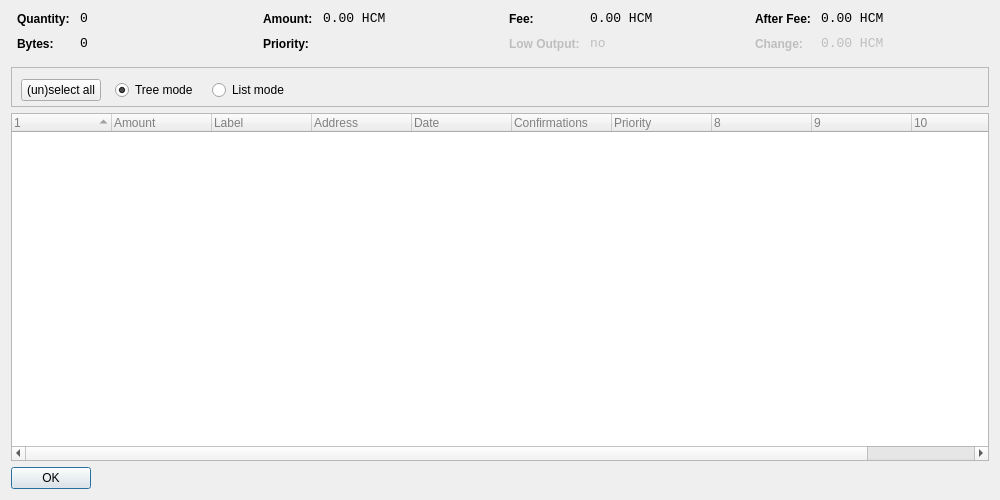
<?xml version="1.0" encoding="UTF-8"?>
<ui version="4.0">
 <class>CoinControlDialog</class>
 <widget class="QDialog" name="CoinControlDialog">
  <property name="geometry">
   <rect>
    <x>0</x>
    <y>0</y>
    <width>1000</width>
    <height>500</height>
   </rect>
  </property>
  <property name="windowTitle">
   <string>Coin Control</string>
  </property>
  <layout class="QVBoxLayout" name="verticalLayout">
   <item>
    <layout class="QHBoxLayout" name="horizontalLayoutTop" stretch="0,0,0,0">
     <property name="topMargin">
      <number>0</number>
     </property>
     <property name="bottomMargin">
      <number>10</number>
     </property>
     <item>
      <layout class="QFormLayout" name="formLayoutCoinControl1">
       <property name="horizontalSpacing">
        <number>10</number>
       </property>
       <property name="verticalSpacing">
        <number>10</number>
       </property>
       <property name="leftMargin">
        <number>6</number>
       </property>
       <property name="rightMargin">
        <number>6</number>
       </property>
       <item row="0" column="0">
        <widget class="QLabel" name="labelCoinControlQuantityText">
         <property name="styleSheet">
          <string notr="true">font-weight:bold;</string>
         </property>
         <property name="text">
          <string>Quantity:</string>
         </property>
        </widget>
       </item>
       <item row="0" column="1">
        <widget class="QLabel" name="labelCoinControlQuantity">
         <property name="font">
          <font>
           <family>Monospace</family>
           <pointsize>10</pointsize>
          </font>
         </property>
         <property name="cursor">
          <cursorShape>IBeamCursor</cursorShape>
         </property>
         <property name="contextMenuPolicy">
          <enum>Qt::ActionsContextMenu</enum>
         </property>
         <property name="text">
          <string notr="true">0</string>
         </property>
         <property name="textInteractionFlags">
          <set>Qt::LinksAccessibleByMouse|Qt::TextSelectableByKeyboard|Qt::TextSelectableByMouse</set>
         </property>
        </widget>
       </item>
       <item row="1" column="0">
        <widget class="QLabel" name="labelCoinControlBytesText">
         <property name="styleSheet">
          <string notr="true">font-weight:bold;</string>
         </property>
         <property name="text">
          <string>Bytes:</string>
         </property>
        </widget>
       </item>
       <item row="1" column="1">
        <widget class="QLabel" name="labelCoinControlBytes">
         <property name="font">
          <font>
           <family>Monospace</family>
           <pointsize>10</pointsize>
          </font>
         </property>
         <property name="cursor">
          <cursorShape>IBeamCursor</cursorShape>
         </property>
         <property name="contextMenuPolicy">
          <enum>Qt::ActionsContextMenu</enum>
         </property>
         <property name="text">
          <string notr="true">0</string>
         </property>
         <property name="textInteractionFlags">
          <set>Qt::LinksAccessibleByMouse|Qt::TextSelectableByKeyboard|Qt::TextSelectableByMouse</set>
         </property>
        </widget>
       </item>
      </layout>
     </item>
     <item>
      <layout class="QFormLayout" name="formLayoutCoinControl2">
       <property name="horizontalSpacing">
        <number>10</number>
       </property>
       <property name="verticalSpacing">
        <number>10</number>
       </property>
       <property name="leftMargin">
        <number>6</number>
       </property>
       <property name="rightMargin">
        <number>6</number>
       </property>
       <item row="0" column="0">
        <widget class="QLabel" name="labelCoinControlAmountText">
         <property name="styleSheet">
          <string notr="true">font-weight:bold;</string>
         </property>
         <property name="text">
          <string>Amount:</string>
         </property>
        </widget>
       </item>
       <item row="0" column="1">
        <widget class="QLabel" name="labelCoinControlAmount">
         <property name="font">
          <font>
           <family>Monospace</family>
           <pointsize>10</pointsize>
          </font>
         </property>
         <property name="cursor">
          <cursorShape>IBeamCursor</cursorShape>
         </property>
         <property name="contextMenuPolicy">
          <enum>Qt::ActionsContextMenu</enum>
         </property>
         <property name="text">
          <string notr="true">0.00 HCM</string>
         </property>
         <property name="textInteractionFlags">
          <set>Qt::LinksAccessibleByMouse|Qt::TextSelectableByKeyboard|Qt::TextSelectableByMouse</set>
         </property>
        </widget>
       </item>
       <item row="1" column="0">
        <widget class="QLabel" name="labelCoinControlPriorityText">
         <property name="styleSheet">
          <string notr="true">font-weight:bold;</string>
         </property>
         <property name="text">
          <string>Priority:</string>
         </property>
        </widget>
       </item>
       <item row="1" column="1">
        <widget class="QLabel" name="labelCoinControlPriority">
         <property name="font">
          <font>
           <family>Monospace</family>
           <pointsize>10</pointsize>
          </font>
         </property>
         <property name="cursor">
          <cursorShape>IBeamCursor</cursorShape>
         </property>
         <property name="contextMenuPolicy">
          <enum>Qt::ActionsContextMenu</enum>
         </property>
         <property name="text">
          <string/>
         </property>
         <property name="textInteractionFlags">
          <set>Qt::LinksAccessibleByMouse|Qt::TextSelectableByKeyboard|Qt::TextSelectableByMouse</set>
         </property>
        </widget>
       </item>
      </layout>
     </item>
     <item>
      <layout class="QFormLayout" name="formLayoutCoinControl3">
       <property name="horizontalSpacing">
        <number>10</number>
       </property>
       <property name="verticalSpacing">
        <number>10</number>
       </property>
       <property name="leftMargin">
        <number>6</number>
       </property>
       <property name="rightMargin">
        <number>6</number>
       </property>
       <item row="0" column="0">
        <widget class="QLabel" name="labelCoinControlFeeText">
         <property name="styleSheet">
          <string notr="true">font-weight:bold;</string>
         </property>
         <property name="text">
          <string>Fee:</string>
         </property>
        </widget>
       </item>
       <item row="0" column="1">
        <widget class="QLabel" name="labelCoinControlFee">
         <property name="font">
          <font>
           <family>Monospace</family>
           <pointsize>10</pointsize>
          </font>
         </property>
         <property name="cursor">
          <cursorShape>IBeamCursor</cursorShape>
         </property>
         <property name="contextMenuPolicy">
          <enum>Qt::ActionsContextMenu</enum>
         </property>
         <property name="text">
          <string notr="true">0.00 HCM</string>
         </property>
         <property name="textInteractionFlags">
          <set>Qt::LinksAccessibleByMouse|Qt::TextSelectableByKeyboard|Qt::TextSelectableByMouse</set>
         </property>
        </widget>
       </item>
       <item row="1" column="0">
        <widget class="QLabel" name="labelCoinControlLowOutputText">
         <property name="enabled">
          <bool>false</bool>
         </property>
         <property name="styleSheet">
          <string notr="true">font-weight:bold;</string>
         </property>
         <property name="text">
          <string>Low Output:</string>
         </property>
        </widget>
       </item>
       <item row="1" column="1">
        <widget class="QLabel" name="labelCoinControlLowOutput">
         <property name="enabled">
          <bool>false</bool>
         </property>
         <property name="font">
          <font>
           <family>Monospace</family>
           <pointsize>10</pointsize>
          </font>
         </property>
         <property name="cursor">
          <cursorShape>IBeamCursor</cursorShape>
         </property>
         <property name="contextMenuPolicy">
          <enum>Qt::ActionsContextMenu</enum>
         </property>
         <property name="text">
          <string notr="true">no</string>
         </property>
         <property name="textInteractionFlags">
          <set>Qt::LinksAccessibleByMouse|Qt::TextSelectableByKeyboard|Qt::TextSelectableByMouse</set>
         </property>
        </widget>
       </item>
      </layout>
     </item>
     <item>
      <layout class="QFormLayout" name="formLayoutCoinControl4">
       <property name="horizontalSpacing">
        <number>10</number>
       </property>
       <property name="verticalSpacing">
        <number>10</number>
       </property>
       <property name="leftMargin">
        <number>6</number>
       </property>
       <property name="rightMargin">
        <number>6</number>
       </property>
       <item row="0" column="0">
        <widget class="QLabel" name="labelCoinControlAfterFeeText">
         <property name="styleSheet">
          <string notr="true">font-weight:bold;</string>
         </property>
         <property name="text">
          <string>After Fee:</string>
         </property>
        </widget>
       </item>
       <item row="0" column="1">
        <widget class="QLabel" name="labelCoinControlAfterFee">
         <property name="font">
          <font>
           <family>Monospace</family>
           <pointsize>10</pointsize>
          </font>
         </property>
         <property name="cursor">
          <cursorShape>IBeamCursor</cursorShape>
         </property>
         <property name="contextMenuPolicy">
          <enum>Qt::ActionsContextMenu</enum>
         </property>
         <property name="text">
          <string notr="true">0.00 HCM</string>
         </property>
         <property name="textInteractionFlags">
          <set>Qt::LinksAccessibleByMouse|Qt::TextSelectableByKeyboard|Qt::TextSelectableByMouse</set>
         </property>
        </widget>
       </item>
       <item row="1" column="0">
        <widget class="QLabel" name="labelCoinControlChangeText">
         <property name="enabled">
          <bool>false</bool>
         </property>
         <property name="styleSheet">
          <string notr="true">font-weight:bold;</string>
         </property>
         <property name="text">
          <string>Change:</string>
         </property>
        </widget>
       </item>
       <item row="1" column="1">
        <widget class="QLabel" name="labelCoinControlChange">
         <property name="enabled">
          <bool>false</bool>
         </property>
         <property name="font">
          <font>
           <family>Monospace</family>
           <pointsize>10</pointsize>
          </font>
         </property>
         <property name="cursor">
          <cursorShape>IBeamCursor</cursorShape>
         </property>
         <property name="contextMenuPolicy">
          <enum>Qt::ActionsContextMenu</enum>
         </property>
         <property name="text">
          <string notr="true">0.00 HCM</string>
         </property>
         <property name="textInteractionFlags">
          <set>Qt::LinksAccessibleByMouse|Qt::TextSelectableByKeyboard|Qt::TextSelectableByMouse</set>
         </property>
        </widget>
       </item>
      </layout>
     </item>
    </layout>
   </item>
   <item>
    <widget class="QFrame" name="frame">
     <property name="minimumSize">
      <size>
       <width>182</width>
       <height>40</height>
      </size>
     </property>
     <property name="frameShape">
      <enum>QFrame::StyledPanel</enum>
     </property>
     <property name="frameShadow">
      <enum>QFrame::Sunken</enum>
     </property>
     <widget class="QWidget" name="horizontalLayoutWidget">
      <property name="geometry">
       <rect>
        <x>10</x>
        <y>0</y>
        <width>781</width>
        <height>47</height>
       </rect>
      </property>
      <layout class="QHBoxLayout" name="horizontalLayoutPanel" stretch="0,0,0,0">
       <property name="spacing">
        <number>14</number>
       </property>
       <item>
        <widget class="QPushButton" name="pushButtonSelectAll">
         <property name="sizePolicy">
          <sizepolicy hsizetype="Maximum" vsizetype="Fixed">
           <horstretch>0</horstretch>
           <verstretch>0</verstretch>
          </sizepolicy>
         </property>
         <property name="text">
          <string>(un)select all</string>
         </property>
        </widget>
       </item>
       <item>
        <widget class="QRadioButton" name="radioTreeMode">
         <property name="sizePolicy">
          <sizepolicy hsizetype="Maximum" vsizetype="Fixed">
           <horstretch>0</horstretch>
           <verstretch>0</verstretch>
          </sizepolicy>
         </property>
         <property name="text">
          <string>Tree mode</string>
         </property>
         <property name="checked">
          <bool>true</bool>
         </property>
        </widget>
       </item>
       <item>
        <widget class="QRadioButton" name="radioListMode">
         <property name="sizePolicy">
          <sizepolicy hsizetype="Maximum" vsizetype="Fixed">
           <horstretch>0</horstretch>
           <verstretch>0</verstretch>
          </sizepolicy>
         </property>
         <property name="text">
          <string>List mode</string>
         </property>
        </widget>
       </item>
       <item>
        <spacer name="horizontalSpacer">
         <property name="orientation">
          <enum>Qt::Horizontal</enum>
         </property>
         <property name="sizeHint" stdset="0">
          <size>
           <width>40</width>
           <height>20</height>
          </size>
         </property>
        </spacer>
       </item>
      </layout>
     </widget>
    </widget>
   </item>
   <item>
    <widget class="CoinControlTreeWidget" name="treeWidget">
     <property name="contextMenuPolicy">
      <enum>Qt::CustomContextMenu</enum>
     </property>
     <property name="styleSheet">
      <string notr="true">QFrame {
	color: grey;

}</string>
     </property>
     <property name="sortingEnabled">
      <bool>false</bool>
     </property>
     <property name="columnCount">
      <number>11</number>
     </property>
     <attribute name="headerShowSortIndicator" stdset="0">
      <bool>true</bool>
     </attribute>
     <attribute name="headerStretchLastSection">
      <bool>false</bool>
     </attribute>
     <column>
      <property name="text">
       <string/>
      </property>
     </column>
     <column>
      <property name="text">
       <string>Amount</string>
      </property>
     </column>
     <column>
      <property name="text">
       <string>Label</string>
      </property>
     </column>
     <column>
      <property name="text">
       <string>Address</string>
      </property>
     </column>
     <column>
      <property name="text">
       <string>Date</string>
      </property>
     </column>
     <column>
      <property name="text">
       <string>Confirmations</string>
      </property>
      <property name="toolTip">
       <string>Confirmed</string>
      </property>
     </column>
     <column>
      <property name="text">
       <string>Priority</string>
      </property>
     </column>
     <column>
      <property name="text">
       <string/>
      </property>
     </column>
     <column>
      <property name="text">
       <string/>
      </property>
     </column>
     <column>
      <property name="text">
       <string/>
      </property>
     </column>
     <column>
      <property name="text">
       <string/>
      </property>
     </column>
    </widget>
   </item>
   <item>
    <widget class="QDialogButtonBox" name="buttonBox">
     <property name="sizePolicy">
      <sizepolicy hsizetype="Maximum" vsizetype="Fixed">
       <horstretch>0</horstretch>
       <verstretch>0</verstretch>
      </sizepolicy>
     </property>
     <property name="orientation">
      <enum>Qt::Horizontal</enum>
     </property>
     <property name="standardButtons">
      <set>QDialogButtonBox::Ok</set>
     </property>
    </widget>
   </item>
  </layout>
 </widget>
 <customwidgets>
  <customwidget>
   <class>CoinControlTreeWidget</class>
   <extends>QTreeWidget</extends>
   <header>coincontroltreewidget.h</header>
  </customwidget>
 </customwidgets>
 <resources/>
 <connections/>
</ui>
